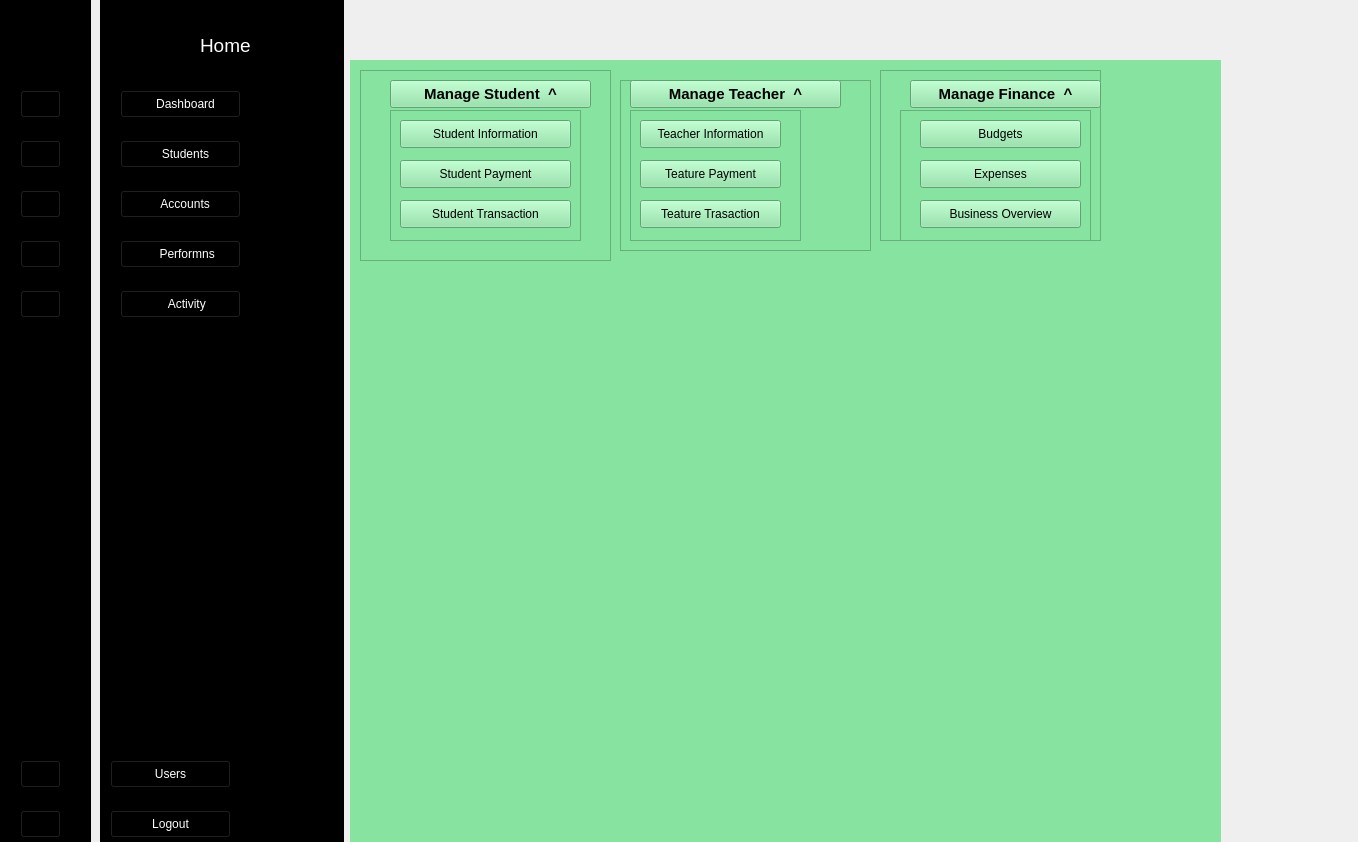
<?xml version="1.0" encoding="UTF-8"?>
<ui version="4.0">
 <class>expandable_sidebaar</class>
 <widget class="QMainWindow" name="expandable_sidebaar">
  <property name="geometry">
   <rect>
    <x>0</x>
    <y>0</y>
    <width>1358</width>
    <height>842</height>
   </rect>
  </property>
  <property name="windowTitle">
   <string>MainWindow</string>
  </property>
  <widget class="QWidget" name="centralwidget">
   <widget class="QWidget" name="icon_only_widget" native="true">
    <property name="geometry">
     <rect>
      <x>0</x>
      <y>0</y>
      <width>91</width>
      <height>861</height>
     </rect>
    </property>
    <property name="styleSheet">
     <string notr="true">QWidget{
   background-color: black;
}</string>
    </property>
    <widget class="QLabel" name="label">
     <property name="geometry">
      <rect>
       <x>20</x>
       <y>20</y>
       <width>61</width>
       <height>51</height>
      </rect>
     </property>
     <property name="styleSheet">
      <string notr="true"/>
     </property>
     <property name="text">
      <string/>
     </property>
     <property name="pixmap">
      <pixmap resource="../asset/icons/resouces.qrc">:/icons/home-4-48.ico</pixmap>
     </property>
    </widget>
    <widget class="QPushButton" name="pushButton_3">
     <property name="geometry">
      <rect>
       <x>20</x>
       <y>90</y>
       <width>41</width>
       <height>28</height>
      </rect>
     </property>
     <property name="text">
      <string/>
     </property>
     <property name="icon">
      <iconset resource="../asset/icons/resouces.qrc">
       <normaloff>:/icons/activity-feed-48.ico</normaloff>:/icons/activity-feed-48.ico</iconset>
     </property>
    </widget>
    <widget class="QPushButton" name="pushButton_4">
     <property name="geometry">
      <rect>
       <x>20</x>
       <y>190</y>
       <width>41</width>
       <height>28</height>
      </rect>
     </property>
     <property name="text">
      <string/>
     </property>
     <property name="icon">
      <iconset resource="../asset/icons/resouces.qrc">
       <normaloff>:/icons/product-48.ico</normaloff>:/icons/product-48.ico</iconset>
     </property>
    </widget>
    <widget class="QPushButton" name="pushButton_5">
     <property name="geometry">
      <rect>
       <x>20</x>
       <y>240</y>
       <width>41</width>
       <height>28</height>
      </rect>
     </property>
     <property name="text">
      <string/>
     </property>
     <property name="icon">
      <iconset resource="../asset/icons/resouces.qrc">
       <normaloff>:/icons/dashboard-5-48.ico</normaloff>:/icons/dashboard-5-48.ico</iconset>
     </property>
    </widget>
    <widget class="QPushButton" name="pushButton_6">
     <property name="geometry">
      <rect>
       <x>20</x>
       <y>290</y>
       <width>41</width>
       <height>28</height>
      </rect>
     </property>
     <property name="text">
      <string/>
     </property>
     <property name="icon">
      <iconset resource="../asset/icons/resouces.qrc">
       <normaloff>:/icons/product-48.ico</normaloff>:/icons/product-48.ico</iconset>
     </property>
    </widget>
    <widget class="QPushButton" name="pushButton_8">
     <property name="geometry">
      <rect>
       <x>20</x>
       <y>760</y>
       <width>41</width>
       <height>28</height>
      </rect>
     </property>
     <property name="text">
      <string/>
     </property>
     <property name="icon">
      <iconset resource="../asset/icons/resouces.qrc">
       <normaloff>:/icons/user-48.ico</normaloff>:/icons/user-48.ico</iconset>
     </property>
    </widget>
    <widget class="QPushButton" name="pushButton_9">
     <property name="geometry">
      <rect>
       <x>20</x>
       <y>810</y>
       <width>41</width>
       <height>28</height>
      </rect>
     </property>
     <property name="text">
      <string/>
     </property>
     <property name="icon">
      <iconset resource="../asset/icons/resouces.qrc">
       <normaloff>:/icons/account-logout-64.ico</normaloff>:/icons/account-logout-64.ico</iconset>
     </property>
    </widget>
    <widget class="QPushButton" name="pushButton">
     <property name="geometry">
      <rect>
       <x>20</x>
       <y>140</y>
       <width>41</width>
       <height>28</height>
      </rect>
     </property>
     <property name="text">
      <string/>
     </property>
     <property name="icon">
      <iconset resource="../asset/icons/resouces.qrc">
       <normaloff>:/icons/group-48.ico</normaloff>:/icons/group-48.ico</iconset>
     </property>
    </widget>
   </widget>
   <widget class="QWidget" name="icon_text_widget" native="true">
    <property name="geometry">
     <rect>
      <x>100</x>
      <y>0</y>
      <width>244</width>
      <height>861</height>
     </rect>
    </property>
    <property name="styleSheet">
     <string notr="true">QWidget{
   	background-color: black;
	color: white;
}</string>
    </property>
    <widget class="QPushButton" name="pushButton_2">
     <property name="geometry">
      <rect>
       <x>20</x>
       <y>90</y>
       <width>121</width>
       <height>28</height>
      </rect>
     </property>
     <property name="text">
      <string>   Dashboard</string>
     </property>
     <property name="icon">
      <iconset resource="../asset/icons/resouces.qrc">
       <normaloff>:/icons/activity-feed-48.ico</normaloff>:/icons/activity-feed-48.ico</iconset>
     </property>
    </widget>
    <widget class="QLabel" name="label_3">
     <property name="geometry">
      <rect>
       <x>100</x>
       <y>30</y>
       <width>131</width>
       <height>31</height>
      </rect>
     </property>
     <property name="font">
      <font>
       <pointsize>14</pointsize>
      </font>
     </property>
     <property name="text">
      <string>Home</string>
     </property>
    </widget>
    <widget class="QLabel" name="label_4">
     <property name="geometry">
      <rect>
       <x>30</x>
       <y>20</y>
       <width>61</width>
       <height>51</height>
      </rect>
     </property>
     <property name="styleSheet">
      <string notr="true"/>
     </property>
     <property name="text">
      <string/>
     </property>
     <property name="pixmap">
      <pixmap resource="../asset/icons/resouces.qrc">:/icons/home-4-48.ico</pixmap>
     </property>
    </widget>
    <widget class="QPushButton" name="pushButton_7">
     <property name="geometry">
      <rect>
       <x>20</x>
       <y>140</y>
       <width>121</width>
       <height>28</height>
      </rect>
     </property>
     <property name="text">
      <string>   Students</string>
     </property>
     <property name="icon">
      <iconset resource="../asset/icons/resouces.qrc">
       <normaloff>:/icons/group-48.ico</normaloff>:/icons/group-48.ico</iconset>
     </property>
    </widget>
    <widget class="QPushButton" name="pushButton_10">
     <property name="geometry">
      <rect>
       <x>20</x>
       <y>240</y>
       <width>121</width>
       <height>28</height>
      </rect>
     </property>
     <property name="text">
      <string>    Performns</string>
     </property>
     <property name="icon">
      <iconset resource="../asset/icons/resouces.qrc">
       <normaloff>:/icons/dashboard-5-48.ico</normaloff>:/icons/dashboard-5-48.ico</iconset>
     </property>
    </widget>
    <widget class="QPushButton" name="pushButton_11">
     <property name="geometry">
      <rect>
       <x>20</x>
       <y>190</y>
       <width>121</width>
       <height>28</height>
      </rect>
     </property>
     <property name="text">
      <string>   Accounts</string>
     </property>
     <property name="icon">
      <iconset resource="../asset/icons/resouces.qrc">
       <normaloff>:/icons/product-48.ico</normaloff>:/icons/product-48.ico</iconset>
     </property>
    </widget>
    <widget class="QPushButton" name="pushButton_12">
     <property name="geometry">
      <rect>
       <x>10</x>
       <y>760</y>
       <width>121</width>
       <height>28</height>
      </rect>
     </property>
     <property name="text">
      <string>Users</string>
     </property>
     <property name="icon">
      <iconset resource="../asset/icons/resouces.qrc">
       <normaloff>:/icons/user-48.ico</normaloff>:/icons/user-48.ico</iconset>
     </property>
    </widget>
    <widget class="QPushButton" name="pushButton_13">
     <property name="geometry">
      <rect>
       <x>10</x>
       <y>810</y>
       <width>121</width>
       <height>28</height>
      </rect>
     </property>
     <property name="text">
      <string>Logout</string>
     </property>
     <property name="icon">
      <iconset resource="../asset/icons/resouces.qrc">
       <normaloff>:/icons/account-logout-64.ico</normaloff>:/icons/account-logout-64.ico</iconset>
     </property>
    </widget>
    <widget class="QPushButton" name="pushButton_15">
     <property name="geometry">
      <rect>
       <x>20</x>
       <y>290</y>
       <width>121</width>
       <height>28</height>
      </rect>
     </property>
     <property name="text">
      <string>    Activity</string>
     </property>
     <property name="icon">
      <iconset resource="../asset/icons/resouces.qrc">
       <normaloff>:/icons/product-48.ico</normaloff>:/icons/product-48.ico</iconset>
     </property>
    </widget>
   </widget>
   <widget class="QWidget" name="main_window_widget" native="true">
    <property name="geometry">
     <rect>
      <x>350</x>
      <y>60</y>
      <width>871</width>
      <height>791</height>
     </rect>
    </property>
    <property name="styleSheet">
     <string notr="true">background-color: #86e3a0;
</string>
    </property>
    <widget class="QFrame" name="student_frame">
     <property name="geometry">
      <rect>
       <x>10</x>
       <y>10</y>
       <width>251</width>
       <height>191</height>
      </rect>
     </property>
     <property name="frameShape">
      <enum>QFrame::StyledPanel</enum>
     </property>
     <property name="frameShadow">
      <enum>QFrame::Raised</enum>
     </property>
     <widget class="QPushButton" name="pushButton_18">
      <property name="geometry">
       <rect>
        <x>30</x>
        <y>10</y>
        <width>201</width>
        <height>28</height>
       </rect>
      </property>
      <property name="font">
       <font>
        <pointsize>11</pointsize>
        <weight>75</weight>
        <bold>true</bold>
       </font>
      </property>
      <property name="text">
       <string>Manage Student  ^</string>
      </property>
      <property name="checkable">
       <bool>true</bool>
      </property>
     </widget>
     <widget class="QFrame" name="frame">
      <property name="geometry">
       <rect>
        <x>30</x>
        <y>40</y>
        <width>191</width>
        <height>131</height>
       </rect>
      </property>
      <property name="frameShape">
       <enum>QFrame::StyledPanel</enum>
      </property>
      <property name="frameShadow">
       <enum>QFrame::Raised</enum>
      </property>
      <widget class="QPushButton" name="pushButton_17">
       <property name="geometry">
        <rect>
         <x>10</x>
         <y>90</y>
         <width>171</width>
         <height>28</height>
        </rect>
       </property>
       <property name="text">
        <string>Student Transaction</string>
       </property>
       <property name="checkable">
        <bool>true</bool>
       </property>
      </widget>
      <widget class="QPushButton" name="pushButton_16">
       <property name="geometry">
        <rect>
         <x>10</x>
         <y>50</y>
         <width>171</width>
         <height>28</height>
        </rect>
       </property>
       <property name="text">
        <string>Student Payment</string>
       </property>
       <property name="checkable">
        <bool>true</bool>
       </property>
      </widget>
      <widget class="QPushButton" name="pushButton_14">
       <property name="geometry">
        <rect>
         <x>10</x>
         <y>10</y>
         <width>171</width>
         <height>28</height>
        </rect>
       </property>
       <property name="text">
        <string>Student Information</string>
       </property>
       <property name="checkable">
        <bool>true</bool>
       </property>
      </widget>
     </widget>
    </widget>
    <widget class="QFrame" name="teature_frame">
     <property name="geometry">
      <rect>
       <x>270</x>
       <y>20</y>
       <width>251</width>
       <height>171</height>
      </rect>
     </property>
     <property name="frameShape">
      <enum>QFrame::StyledPanel</enum>
     </property>
     <property name="frameShadow">
      <enum>QFrame::Raised</enum>
     </property>
     <widget class="QPushButton" name="pushButton_19">
      <property name="geometry">
       <rect>
        <x>10</x>
        <y>0</y>
        <width>211</width>
        <height>28</height>
       </rect>
      </property>
      <property name="font">
       <font>
        <pointsize>11</pointsize>
        <weight>75</weight>
        <bold>true</bold>
       </font>
      </property>
      <property name="text">
       <string>Manage Teacher  ^</string>
      </property>
      <property name="checkable">
       <bool>true</bool>
      </property>
     </widget>
     <widget class="QFrame" name="frame_2">
      <property name="geometry">
       <rect>
        <x>10</x>
        <y>30</y>
        <width>171</width>
        <height>131</height>
       </rect>
      </property>
      <property name="frameShape">
       <enum>QFrame::StyledPanel</enum>
      </property>
      <property name="frameShadow">
       <enum>QFrame::Raised</enum>
      </property>
      <widget class="QPushButton" name="pushButton_32">
       <property name="geometry">
        <rect>
         <x>10</x>
         <y>90</y>
         <width>141</width>
         <height>28</height>
        </rect>
       </property>
       <property name="text">
        <string>Teature Trasaction</string>
       </property>
       <property name="checkable">
        <bool>true</bool>
       </property>
      </widget>
      <widget class="QPushButton" name="pushButton_31">
       <property name="geometry">
        <rect>
         <x>10</x>
         <y>50</y>
         <width>141</width>
         <height>28</height>
        </rect>
       </property>
       <property name="text">
        <string>Teature Payment</string>
       </property>
       <property name="checkable">
        <bool>true</bool>
       </property>
      </widget>
      <widget class="QPushButton" name="pushButton_30">
       <property name="geometry">
        <rect>
         <x>10</x>
         <y>10</y>
         <width>141</width>
         <height>28</height>
        </rect>
       </property>
       <property name="text">
        <string>Teacher Information</string>
       </property>
       <property name="checkable">
        <bool>true</bool>
       </property>
      </widget>
     </widget>
    </widget>
    <widget class="QFrame" name="finance_frame">
     <property name="geometry">
      <rect>
       <x>530</x>
       <y>10</y>
       <width>221</width>
       <height>171</height>
      </rect>
     </property>
     <property name="frameShape">
      <enum>QFrame::StyledPanel</enum>
     </property>
     <property name="frameShadow">
      <enum>QFrame::Raised</enum>
     </property>
     <widget class="QPushButton" name="pushButton_20">
      <property name="geometry">
       <rect>
        <x>30</x>
        <y>10</y>
        <width>191</width>
        <height>28</height>
       </rect>
      </property>
      <property name="font">
       <font>
        <pointsize>11</pointsize>
        <weight>75</weight>
        <bold>true</bold>
       </font>
      </property>
      <property name="text">
       <string>Manage Finance  ^</string>
      </property>
      <property name="checkable">
       <bool>true</bool>
      </property>
     </widget>
     <widget class="QFrame" name="frame_3">
      <property name="geometry">
       <rect>
        <x>20</x>
        <y>40</y>
        <width>191</width>
        <height>131</height>
       </rect>
      </property>
      <property name="frameShape">
       <enum>QFrame::StyledPanel</enum>
      </property>
      <property name="frameShadow">
       <enum>QFrame::Raised</enum>
      </property>
      <widget class="QPushButton" name="pushButton_33">
       <property name="geometry">
        <rect>
         <x>20</x>
         <y>10</y>
         <width>161</width>
         <height>28</height>
        </rect>
       </property>
       <property name="text">
        <string>Budgets</string>
       </property>
       <property name="checkable">
        <bool>true</bool>
       </property>
      </widget>
      <widget class="QPushButton" name="pushButton_35">
       <property name="geometry">
        <rect>
         <x>20</x>
         <y>90</y>
         <width>161</width>
         <height>28</height>
        </rect>
       </property>
       <property name="text">
        <string>Business Overview</string>
       </property>
       <property name="checkable">
        <bool>true</bool>
       </property>
      </widget>
      <widget class="QPushButton" name="pushButton_34">
       <property name="geometry">
        <rect>
         <x>20</x>
         <y>50</y>
         <width>161</width>
         <height>28</height>
        </rect>
       </property>
       <property name="text">
        <string>Expenses</string>
       </property>
       <property name="checkable">
        <bool>true</bool>
       </property>
      </widget>
     </widget>
    </widget>
   </widget>
   <widget class="QWidget" name="header_widget" native="true">
    <property name="geometry">
     <rect>
      <x>380</x>
      <y>0</y>
      <width>841</width>
      <height>61</height>
     </rect>
    </property>
   </widget>
  </widget>
 </widget>
 <resources>
  <include location="../asset/icons/resouces.qrc"/>
 </resources>
 <connections>
  <connection>
   <sender>pushButton_18</sender>
   <signal>toggled(bool)</signal>
   <receiver>frame</receiver>
   <slot>hide()</slot>
   <hints>
    <hint type="sourcelabel">
     <x>581</x>
     <y>98</y>
    </hint>
    <hint type="destinationlabel">
     <x>579</x>
     <y>175</y>
    </hint>
   </hints>
  </connection>
  <connection>
   <sender>pushButton_19</sender>
   <signal>toggled(bool)</signal>
   <receiver>frame_2</receiver>
   <slot>hide()</slot>
   <hints>
    <hint type="sourcelabel">
     <x>818</x>
     <y>89</y>
    </hint>
    <hint type="destinationlabel">
     <x>793</x>
     <y>160</y>
    </hint>
   </hints>
  </connection>
  <connection>
   <sender>pushButton_20</sender>
   <signal>toggled(bool)</signal>
   <receiver>frame_3</receiver>
   <slot>hide()</slot>
   <hints>
    <hint type="sourcelabel">
     <x>1048</x>
     <y>99</y>
    </hint>
    <hint type="destinationlabel">
     <x>1088</x>
     <y>171</y>
    </hint>
   </hints>
  </connection>
 </connections>
</ui>
